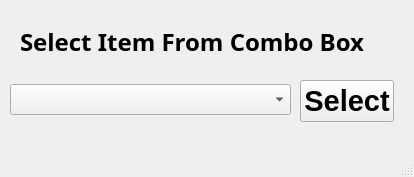
<?xml version="1.0" encoding="UTF-8"?>
<ui version="4.0">
 <class>MainWindow</class>
 <widget class="QMainWindow" name="MainWindow">
  <property name="geometry">
   <rect>
    <x>0</x>
    <y>0</y>
    <width>414</width>
    <height>177</height>
   </rect>
  </property>
  <property name="windowTitle">
   <string>comboBox</string>
  </property>
  <widget class="QWidget" name="centralwidget">
   <widget class="QLabel" name="label">
    <property name="geometry">
     <rect>
      <x>20</x>
      <y>20</y>
      <width>375</width>
      <height>44</height>
     </rect>
    </property>
    <property name="font">
     <font>
      <family>Vemana2000</family>
      <pointsize>18</pointsize>
      <weight>75</weight>
      <bold>true</bold>
     </font>
    </property>
    <property name="text">
     <string>Select Item From Combo Box</string>
    </property>
   </widget>
   <widget class="QComboBox" name="comboBox">
    <property name="geometry">
     <rect>
      <x>10</x>
      <y>84</y>
      <width>281</width>
      <height>31</height>
     </rect>
    </property>
   </widget>
   <widget class="QPushButton" name="pushButton">
    <property name="geometry">
     <rect>
      <x>300</x>
      <y>80</y>
      <width>94</width>
      <height>42</height>
     </rect>
    </property>
    <property name="font">
     <font>
      <family>Arial</family>
      <pointsize>22</pointsize>
      <weight>75</weight>
      <italic>false</italic>
      <bold>true</bold>
     </font>
    </property>
    <property name="text">
     <string>Select</string>
    </property>
   </widget>
  </widget>
  <widget class="QMenuBar" name="menubar">
   <property name="geometry">
    <rect>
     <x>0</x>
     <y>0</y>
     <width>414</width>
     <height>22</height>
    </rect>
   </property>
  </widget>
  <widget class="QStatusBar" name="statusbar"/>
 </widget>
 <resources/>
 <connections/>
</ui>
